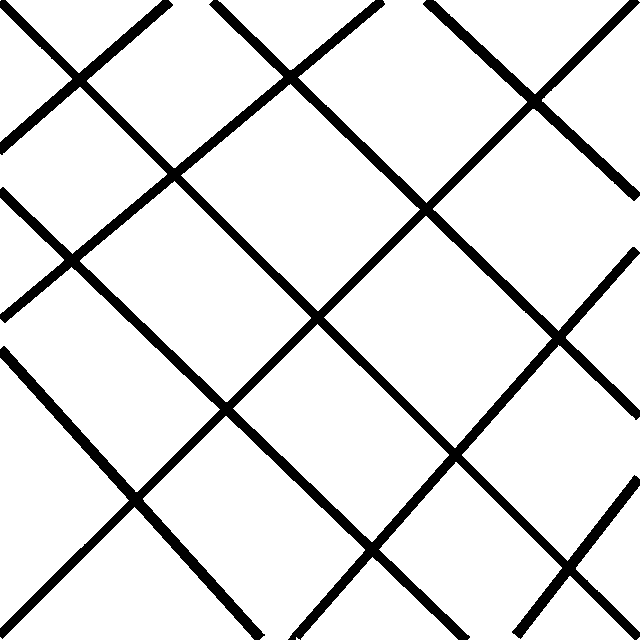
#> input picture M2/TIGD/TP/tp1/lines.png, 640 x 640 px
$ python tp1_1.py
#> lines starting #> are read from the running program, lines starting #| are printed output that depends on the picture; after the words box and inside, x2 and y2 are one past the last pixel; in counts of white or black regions, pixels touching at a corner belong together
import skimage as ski
import numpy as np
from matplotlib import pyplot as plt

F1 = np.array([
[0, 0, 0, 0, 0],
[0, 0, 1, 1, 0],
[1, 1, 1, 1, 0],
[0, 1, 1, 0, 0],
[0, 1, 0, 0, 0]
])

F2 = np.array([
[0, 0, 0, 0, 0],
[0, 0, 1, 1, 0],
[1, 1, 0, 1, 0],
[0, 1, 1, 0, 0],
[0, 1, 0, 0, 0]
])

# B = np.array([
# [0, 0, 0, 1, 1],
# [0, 0, 1, 1, 1],
# [0, 1, 1, 1, 0],
# [1, 1, 1, 0, 0],
# [1, 1, 0, 0, 0]
# ])

B = np.array([
    [0, 0, 0, 0, 0, 0, 0, 0, 0, 1],
    [0, 0, 0, 0, 0, 0, 0, 0, 1, 0],
    [0, 0, 0, 0, 0, 0, 0, 1, 0, 0],
    [0, 0, 0, 0, 0, 0, 1, 0, 0, 0],
    [0, 0, 0, 0, 0, 1, 0, 0, 0, 0],
    [0, 0, 0, 0, 1, 0, 0, 0, 0, 0],
    [0, 0, 0, 1, 0, 0, 0, 0, 0, 0],
    [0, 0, 1, 0, 0, 0, 0, 0, 0, 0],
    [0, 1, 0, 0, 0, 0, 0, 0, 0, 0],
    [1, 0, 0, 0, 0, 0, 0, 0, 0, 0],

])

def mon_erosion_niv_gris(F, B):
    G = np.zeros_like(F)
    origin_x = B.shape[0]//2
    origin_y = B.shape[1]//2
    for x in range(F.shape[0]):
        for y in range(F.shape[1]):
            min = np.max(F)
            for x_elem in range(B.shape[0]):
                for y_elem in range(B.shape[1]):
                    if(B[x_elem][y_elem] == 1):
                        decalage_x = x_elem-origin_x
                        decalage_y = y_elem-origin_y
                        if(x+decalage_x>=0 and x+decalage_x<F.shape[0] and y+decalage_y>=0 and y+decalage_y<F.shape[1]):
                            if(F[x+decalage_x][y+decalage_y]<min):
                                min=F[x+decalage_x][y+decalage_y]
            G[x][y]=min
    return G

def ma_dilatation_niv_gris(F, B):
    G = np.zeros_like(F)
    origin_x = B.shape[0]//2
    origin_y = B.shape[1]//2
    for x in range(F.shape[0]):
        for y in range(F.shape[1]):
            max = np.min(F)
            for x_elem in range(B.shape[0]):
                for y_elem in range(B.shape[1]):
                    if(B[x_elem][y_elem] == 1):
                        decalage_x = x_elem-origin_x
                        decalage_y = y_elem-origin_y
                        if(x+decalage_x>=0 and x+decalage_x<F.shape[0] and y+decalage_y>=0 and y+decalage_y<F.shape[1]):
                            if(F[x+decalage_x][y+decalage_y]>max):
                                max=F[x+decalage_x][y+decalage_y]
            G[x][y]=max
    return G

def closing(F, B):
    return ski.morphology.erosion(ski.morphology.dilation(F,np.flip(B)), B)

def opening(F, B):
    return ski.morphology.dilation(ski.morphology.erosion(F,B), np.flip(B))

# [15 lines of commented-out code are left out]

img = ski.io.imread("lines.png", as_gray=True)
#> img: shape (640, 640) float64; values 0 (black) and 1 (white), 88.3% white; 1 black region, box (x1, y1, x2, y2) and area: (0, 0, 640, 640) 48072

img_ferm = ski.morphology.closing(img,B)
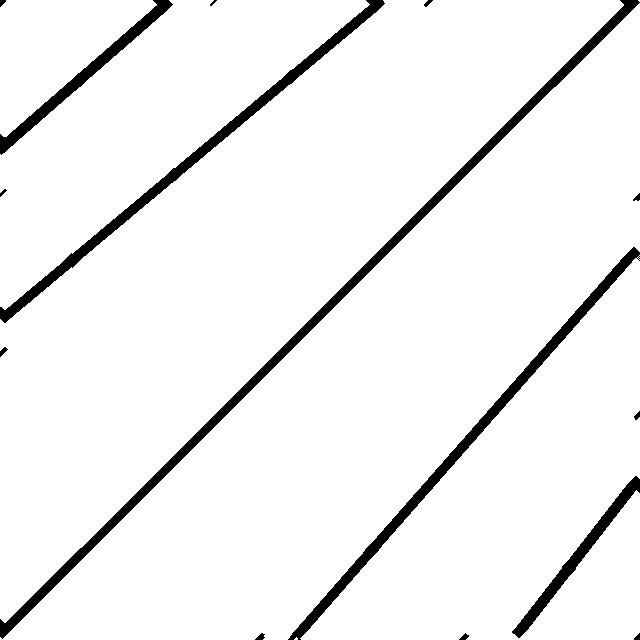
#> img_ferm: shape (640, 640) float64; values 0 (black) and 1 (white), 94.5% white; 15 black regions (1 under 20 px), largest, box (x1, y1, x2, y2) and area: (0, 0, 640, 639) 7832, (288, 247, 640, 640) 5039, (0, 0, 385, 323) 4874

ski.io.imshow(img_ferm)
plt.show()
